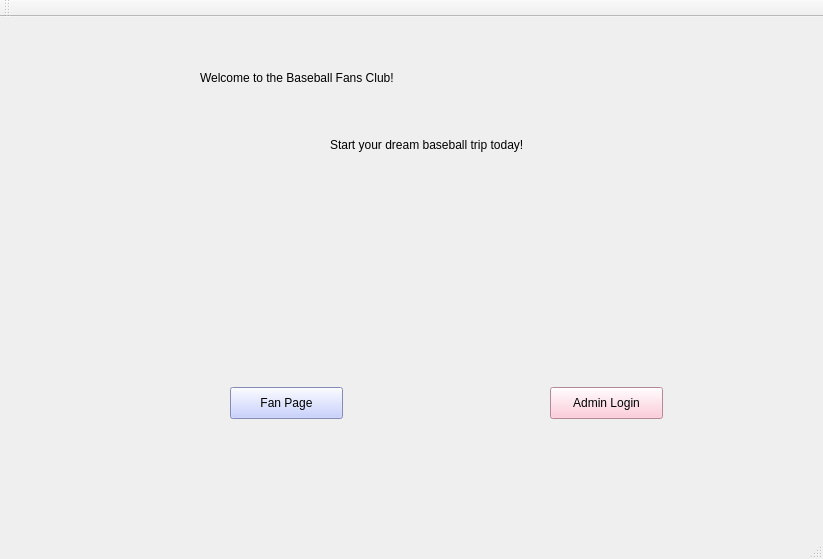
<?xml version="1.0" encoding="UTF-8"?>
<ui version="4.0">
 <class>StartupScreen</class>
 <widget class="QMainWindow" name="StartupScreen">
  <property name="geometry">
   <rect>
    <x>0</x>
    <y>0</y>
    <width>823</width>
    <height>559</height>
   </rect>
  </property>
  <property name="windowTitle">
   <string>StartupScreen</string>
  </property>
  <widget class="QWidget" name="centralWidget">
   <widget class="QLabel" name="label">
    <property name="geometry">
     <rect>
      <x>200</x>
      <y>30</y>
      <width>491</width>
      <height>61</height>
     </rect>
    </property>
    <property name="styleSheet">
     <string notr="true">font: 30pt &quot;.SF NS Text&quot;;</string>
    </property>
    <property name="text">
     <string>Welcome to the Baseball Fans Club!</string>
    </property>
   </widget>
   <widget class="QLabel" name="label_2">
    <property name="geometry">
     <rect>
      <x>330</x>
      <y>120</y>
      <width>231</width>
      <height>16</height>
     </rect>
    </property>
    <property name="text">
     <string>Start your dream baseball trip today!</string>
    </property>
   </widget>
   <widget class="QPushButton" name="FanPageButton">
    <property name="geometry">
     <rect>
      <x>230</x>
      <y>370</y>
      <width>113</width>
      <height>32</height>
     </rect>
    </property>
    <property name="styleSheet">
     <string notr="true">background-color: rgb(183, 194, 255);</string>
    </property>
    <property name="text">
     <string>Fan Page</string>
    </property>
   </widget>
   <widget class="QPushButton" name="AdminLoginButton">
    <property name="geometry">
     <rect>
      <x>550</x>
      <y>370</y>
      <width>113</width>
      <height>32</height>
     </rect>
    </property>
    <property name="styleSheet">
     <string notr="true">background-color: rgb(254, 190, 209);</string>
    </property>
    <property name="text">
     <string>Admin Login</string>
    </property>
   </widget>
  </widget>
  <widget class="QMenuBar" name="menuBar">
   <property name="geometry">
    <rect>
     <x>0</x>
     <y>0</y>
     <width>823</width>
     <height>22</height>
    </rect>
   </property>
  </widget>
  <widget class="QToolBar" name="mainToolBar">
   <attribute name="toolBarArea">
    <enum>TopToolBarArea</enum>
   </attribute>
   <attribute name="toolBarBreak">
    <bool>false</bool>
   </attribute>
  </widget>
  <widget class="QStatusBar" name="statusBar"/>
 </widget>
 <layoutdefault spacing="6" margin="11"/>
 <resources/>
 <connections/>
</ui>
